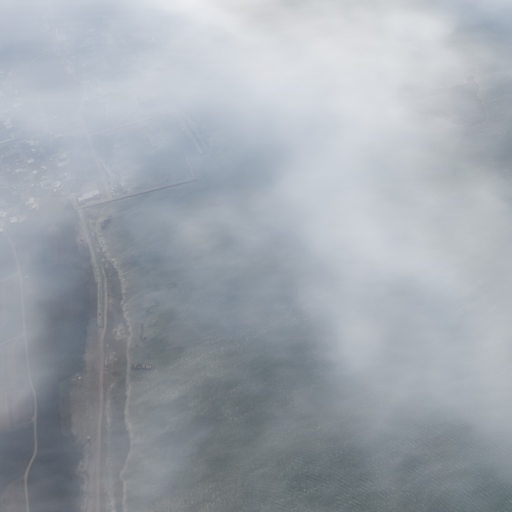
#> input picture dehaze/testfolder3/0.jpg, 1024 x 1024 px (shown at 1/2 size)
$ python doDarkChannelP.py   (Python 2 division)   (older library calls are emulated)
#> lines starting #> are read from the running program, lines starting #| are printed output that depends on the picture
#> further down, img is the input picture: shape (1024, 1024, 3); mean B, G, R 174, 166.5, 159.9
### dehaze/darkChannelP.py
# -*- coding: utf-8 -*-
import cv2
import numpy as np

def zmMinFilterGray(src, r=1):
    '''最小值滤波，r是滤波器半径'''
    if r <= 0:
        return src
    h, w = src.shape[:2]
    I = src
    I_tmp = I[[0] + range(h - 1), :]
    res = np.minimum(I, I[[0] + range(h - 1), :])
    res = np.minimum(res, I[range(1, h) + [h - 1], :])
    I = res
    res = np.minimum(I, I[:, [0] + range(w - 1)])
    res = np.minimum(res, I[:, range(1, w) + [w - 1]])
    return zmMinFilterGray(res, r - 1)


def guidedfilter(I, p, r, eps):
    '''引导滤波'''
    height, width = I.shape
    m_I = cv2.boxFilter(I, -1, (r, r))
    m_p = cv2.boxFilter(p, -1, (r, r))
    m_Ip = cv2.boxFilter(I * p, -1, (r, r))
    cov_Ip = m_Ip - m_I * m_p

    m_II = cv2.boxFilter(I * I, -1, (r, r))
    var_I = m_II - m_I * m_I

    a = cov_Ip / (var_I + eps)
    b = m_p - a * m_I

    m_a = cv2.boxFilter(a, -1, (r, r))
    m_b = cv2.boxFilter(b, -1, (r, r))
    return m_a * I + m_b


def getV1(m, r=81, eps=0.001, w=0.95, maxV1=0.80):  # 输入rgb图像，值范围[0,1]
    '''计算大气遮罩图像V1和光照值A, V1 = 1-t/A'''
    V1 = np.min(m, 2)  # 得到暗通道图像
    # V1 = np.mean(m, 2)
    V1 = guidedfilter(V1, zmMinFilterGray(V1, 1), r, eps)  # 使用引导滤波优化
    bins = 2000
    ht = np.histogram(V1, bins)  # 计算大气光照A
    d = np.cumsum(ht[0]) / float(V1.size)
    for lmax in range(bins - 1, 0, -1):
        if d[lmax] <= 0.999:
            break
    A = np.mean(m, 2)[V1 >= ht[1][lmax]].max()

    V1 = np.minimum(V1 * w, maxV1)  # 对值范围进行限制

    return V1, A


def deHaze(m, V1, A, bGamma=False):
    Y = np.zeros(m.shape)
    for k in range(3):
        Y[:, :, k] = (m[:, :, k] - V1) / (1 - V1 / A)  # 颜色校正
    Y = np.clip(Y, 0, 1)
    if bGamma:
        Y = Y ** (np.log(0.5) / np.log(Y.mean()))  # gamma校正,默认不进行该操作
    return Y


def segment(data, x_counts, y_counts):
#> called with x_counts = 4, y_counts = 4
    x = data.shape[0]
#> x = 1024
    y = data.shape[1]
#> y = 1024

    x_sub = x / x_counts
#> x_sub = 256
    y_sub = y / y_counts
#> y_sub = 256
    # 四舍五入
    if x - x_sub * x_counts > x_sub / 2.0:
        x_counts = x_counts + 1
    if y - y_sub * y_counts > y_sub / 2.0:
        y_counts = y_counts + 1

    A_amount = 0
    for i in xrange(x_counts):
        for j in xrange(y_counts):
            if i == x_counts - 1 and j == y_counts - 1:
                data_sub = data[x_sub * i:, y_sub * j:, :]
                V1, A = getV1(data_sub / 255.0)
                A_amount = A_amount + A
            elif i == x_counts - 1:
                data_sub = data[x_sub * i:, y_sub * j:y_sub * j + y_sub, :]
                V1, A = getV1(data_sub / 255.0)
                A_amount = A_amount + A
            elif j == y_counts - 1:
                data_sub = data[x_sub * i:x_sub * i + x_sub, y_sub * j:, :]
                V1, A = getV1(data_sub / 255.0)
                A_amount = A_amount + A
            else:
                data_sub = data[x_sub * i:x_sub * i + x_sub, y_sub * j:y_sub * j + y_sub, :]
                V1, A = getV1(data_sub / 255.0)
                A_amount = A_amount + A
#> after the loop, A_amount = 12.76

    A_avr = A_amount / np.float(x_counts*y_counts)
#> A_avr = 0.797
    V1_all, A = getV1(data / 255.0, maxV1=0.20)
#> in getV1 (call 17), `V1 = np.min(m, 2)`:
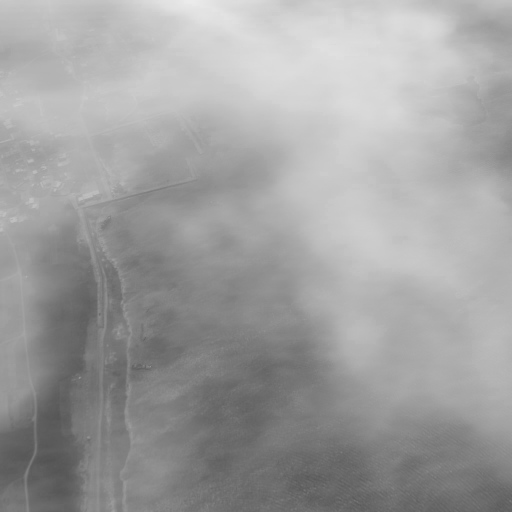
#> V1: shape (1024, 1024) float64 (shown at 1/2 size); min 0.322, max 0.984, mean 0.627
#> in guidedfilter (call 17), `height, width = I.shape`: height = 1024
#> in guidedfilter (call 17), `m_Ip = cv2.boxFilter(I * p, -1, (r, r))`:
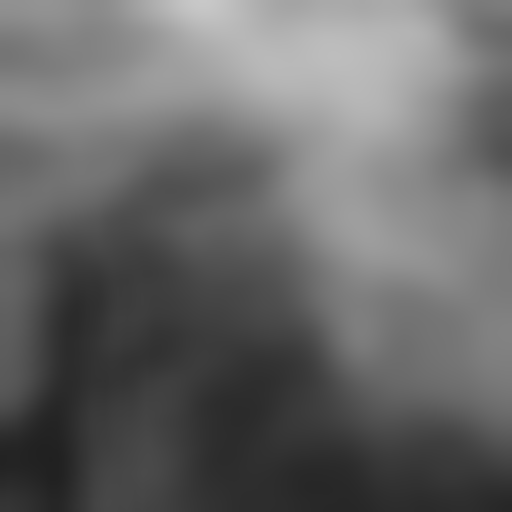
#> m_Ip: shape (1024, 1024) float64 (shown at 1/2 size); min 0.129, max 0.785, mean 0.409
#> in guidedfilter (call 17), `cov_Ip = m_Ip - m_I * m_p`:
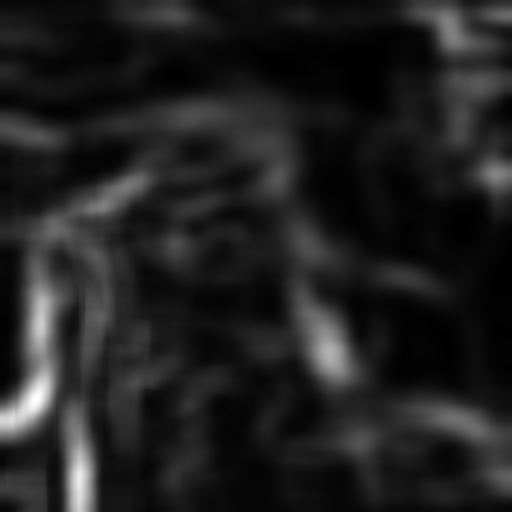
#> cov_Ip: shape (1024, 1024) float64 (shown at 1/2 size); min 7.17e-06, max 0.00554, mean 0.000726; drawn with min black and max white
#> in guidedfilter (call 17), `a = cov_Ip / (var_I + eps)`:
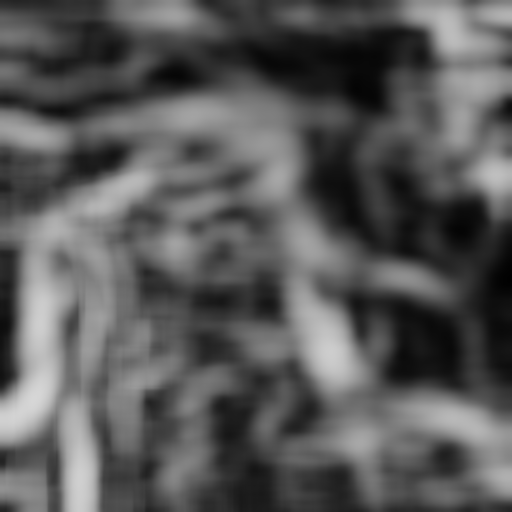
#> a: shape (1024, 1024) float64 (shown at 1/2 size); min 0.00709, max 0.842, mean 0.349
#> in guidedfilter (call 17), `m_a = cv2.boxFilter(a, -1, (r, r))`:
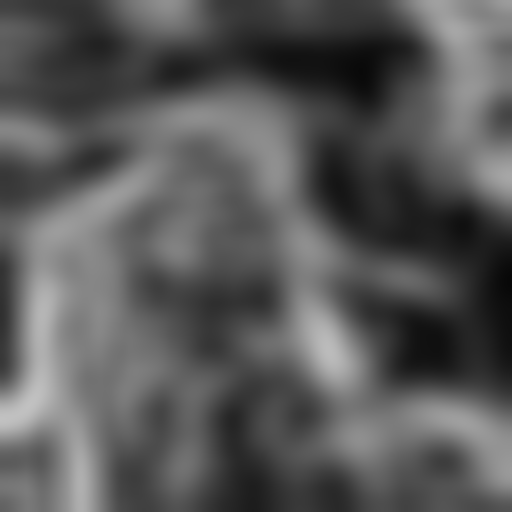
#> m_a: shape (1024, 1024) float64 (shown at 1/2 size); min 0.0322, max 0.758, mean 0.349
#> in guidedfilter (call 17), `m_b = cv2.boxFilter(b, -1, (r, r))`:
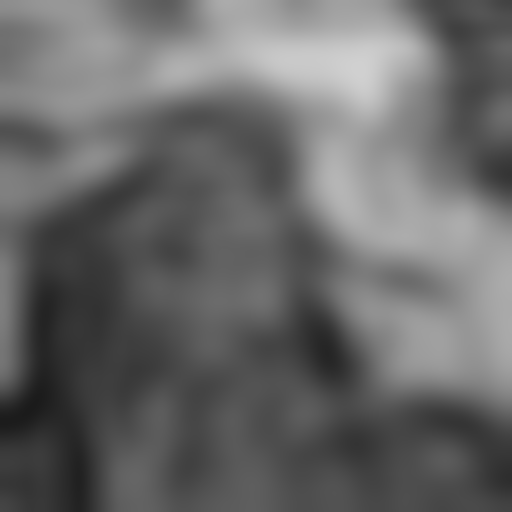
#> m_b: shape (1024, 1024) float64 (shown at 1/2 size); min 0.108, max 0.819, mean 0.411
#> in getV1 (call 17), `d = np.cumsum(ht[0]) / float(V1.size)`: d = 2000 values from 1.91e-06 to 1
#> in getV1 (call 17), `A = np.mean(m, 2)[V1 >= ht[1][lmax]].max()`: A = 0.933
#> in getV1 (call 17), `V1 = np.minimum(V1 * w, maxV1)`: V1: shape (1024, 1024) float64; every value is 0.2
#> A = 0.933

    data_out = deHaze(data, V1_all, A_avr) * 255
#> after the loop in deHaze, `for k in range(3):`:
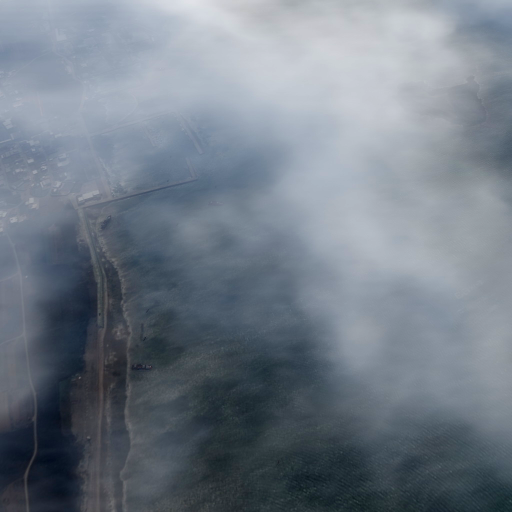
#> Y: shape (1024, 1024, 3) float64 (shown at 1/2 size); mean B, G, R 232, 222, 213.1; drawn with min black and max white
#> in deHaze, `Y = np.clip(Y, 0, 1)`: Y: shape (1024, 1024, 3) float64; every value is 1
#> data_out: shape (1024, 1024, 3) float64; every value is 255

    return data_out

### dehaze/doDarkChannelP.py
from darkChannelP import *

img = cv2.imread("testfolder3/0.jpg")
img = np.array(img)
m = segment(img,4,4)
cv2.imwrite("testfolder3_0_darkChannelP_4X4.jpg", m)

$ run again, with dehaze/testfolder3/1.jpg copied over dehaze/testfolder3/0.jpg
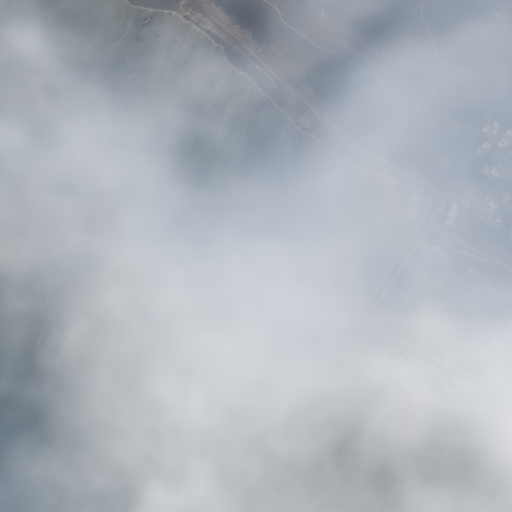
#> input picture dehaze/testfolder3/1.jpg, 1024 x 1024 px (shown at 1/2 size)
#> img is the input picture: shape (1024, 1024, 3); mean B, G, R 187.3, 180, 173.9
#> after the loop in segment, `for i in xrange(x_counts):`: A_amount = 12.72
#> A_avr = 0.795
#> height = 1024
#> in guidedfilter (call 17), `m_b = cv2.boxFilter(b, -1, (r, r))`:
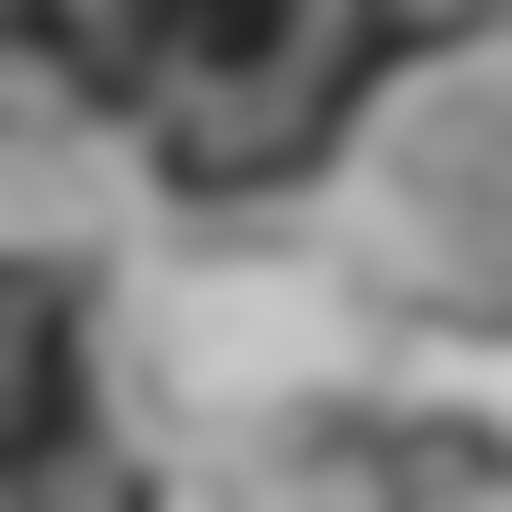
#> m_b: shape (1024, 1024) float64 (shown at 1/2 size); min 0.141, max 0.79, mean 0.502
#> in segment, `V1_all, A = getV1(data / 255.0, maxV1=0.20)`: A = 0.875
#> after the loop in deHaze, `for k in range(3):`:
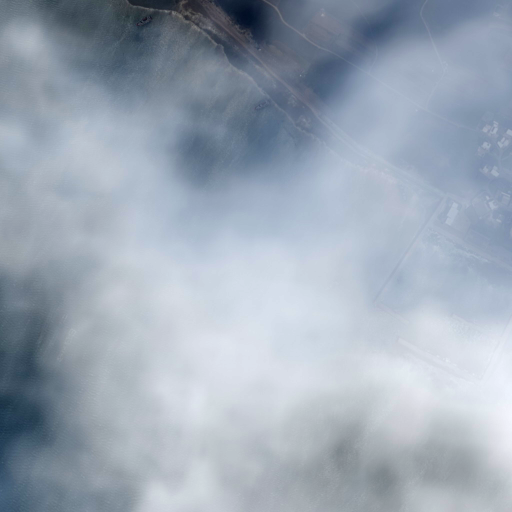
#> Y: shape (1024, 1024, 3) float64 (shown at 1/2 size); mean B, G, R 250, 240.3, 232.1; drawn with min black and max white
#> data_out: shape (1024, 1024, 3) float64; every value is 255

$ run again, with dehaze/testfolder3/2.jpg copied over dehaze/testfolder3/0.jpg
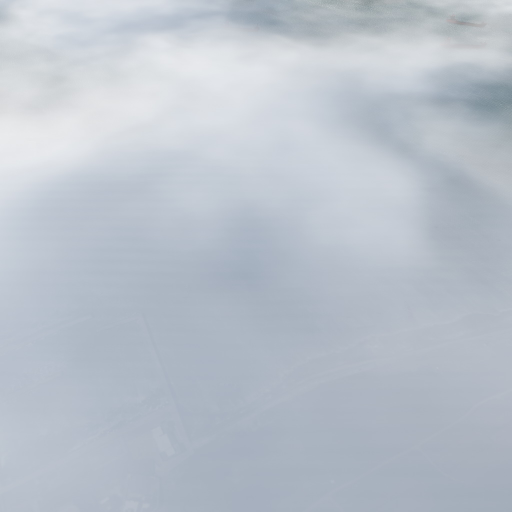
#> input picture dehaze/testfolder3/2.jpg, 1024 x 1024 px (shown at 1/2 size)
#> img is the input picture: shape (1024, 1024, 3); mean B, G, R 203.2, 193.5, 185.8
#> after the loop in segment, `for i in xrange(x_counts):`: A_amount = 13.21
#> A_avr = 0.826
#> height = 1024
#> in guidedfilter (call 17), `m_b = cv2.boxFilter(b, -1, (r, r))`:
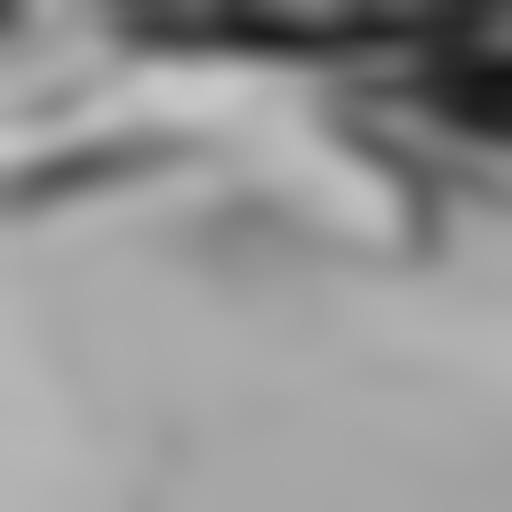
#> m_b: shape (1024, 1024) float64 (shown at 1/2 size); min 0.0812, max 0.782, mean 0.581
#> in segment, `V1_all, A = getV1(data / 255.0, maxV1=0.20)`: A = 0.923
#> after the loop in deHaze, `for k in range(3):`:
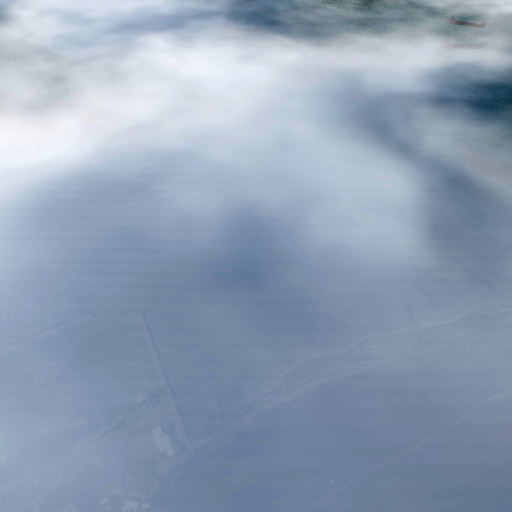
#> Y: shape (1024, 1024, 3) float64 (shown at 1/2 size); mean B, G, R 267.9, 255, 244.9; drawn with min black and max white
#> data_out: shape (1024, 1024, 3) float64; every value is 255

$ run again, with dehaze/testfolder3/3.jpg copied over dehaze/testfolder3/0.jpg
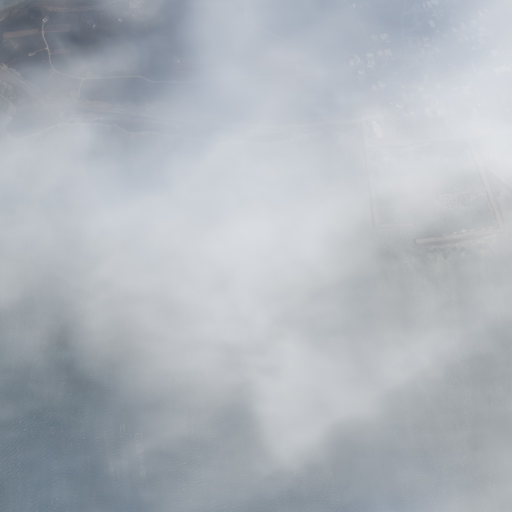
#> input picture dehaze/testfolder3/3.jpg, 1024 x 1024 px (shown at 1/2 size)
#> img is the input picture: shape (1024, 1024, 3); mean B, G, R 187.8, 180.9, 175.1
#> after the loop in segment, `for i in xrange(x_counts):`: A_amount = 12.99
#> A_avr = 0.812
#> in segment, `V1_all, A = getV1(data / 255.0, maxV1=0.20)`: A = 0.902
#> after the loop in deHaze, `for k in range(3):`:
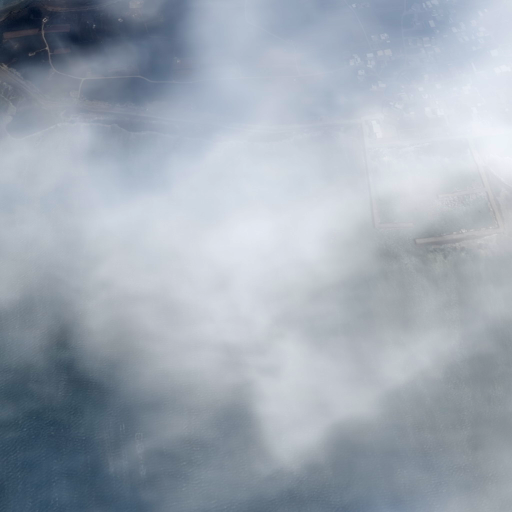
#> Y: shape (1024, 1024, 3) float64 (shown at 1/2 size); mean B, G, R 248.9, 239.8, 232.1; drawn with min black and max white
#> data_out: shape (1024, 1024, 3) float64; every value is 255
